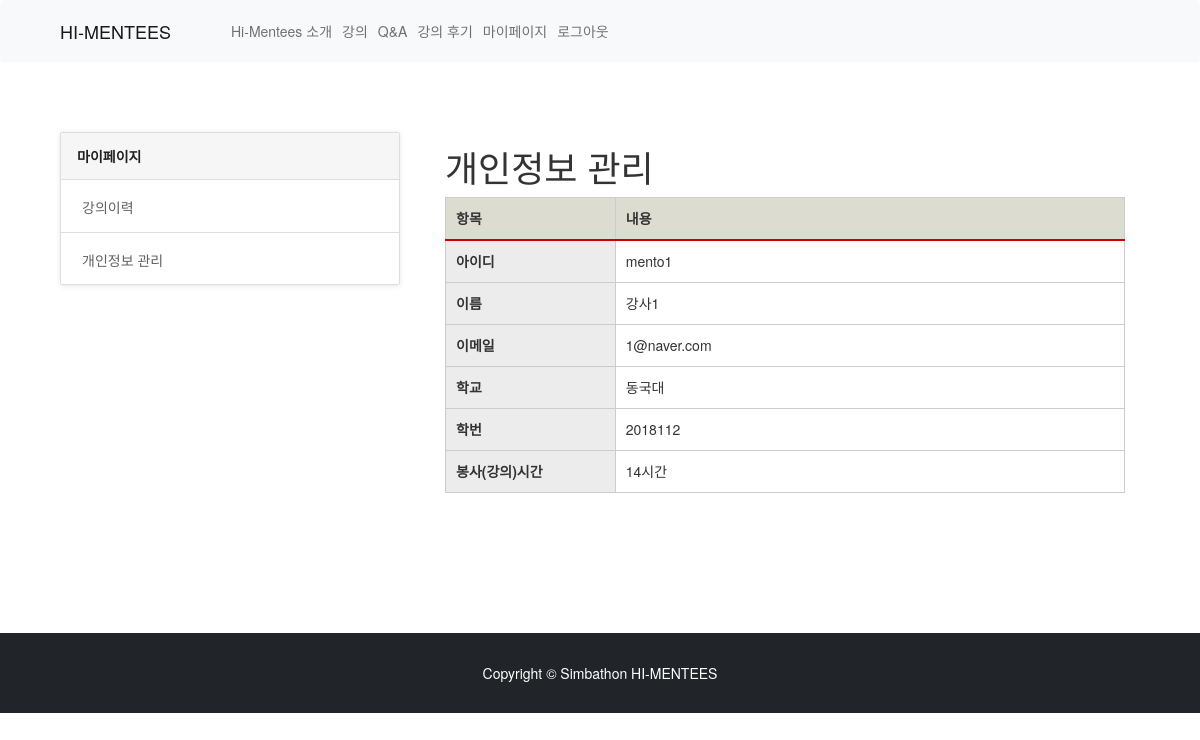
The page /myPage/Profile/ (signed in) on the database its author committed.
### accounts/models.py (models this page shows, shortened)
class UserProfile(models.Model):
    JOB_CHOICE = (
        ('학생', '학생'),
        ('강사', '강사'),
    )
    user = models.OneToOneField(User, on_delete=models.CASCADE)
    name = models.CharField(max_length=30, default='')
    email = models.EmailField(max_length=20,default='')
    job = models.CharField(max_length=2, choices= JOB_CHOICE)
    school = models.CharField(max_length=30, default='')
    grade = models.CharField(max_length=30, default='')
    school_id = models.CharField(max_length=30,default='')
    interests = models.CharField(max_length=30,default='')
    service_hour = models.IntegerField(default=0)
    admin_approved = models.BooleanField(default=False)
    class Meta:
        ordering = ['id']
        db_table = 'user_profile'
        verbose_name = 'User Profile'
        verbose_name_plural = 'User Profile'

### myPage/views.py (the view)
# urls.py: path('Profile/', views.profile, name = "profile"),
def profile(request):
    check = request.user.email
    profiles = UserProfile.objects.get(email = check)
    return render(request,'myPage/myPageProfile.html', {'profiles': profiles})

### myPage/templates/myPage/myPageProfile.html (shortened to what this page needs)
{% extends "base.html" %}
{% load static %}
{% block content %}
<link rel='stylesheet prefetch' href='https://maxcdn.bootstrapcdn.com/bootstrap/3.3.6/css/bootstrap.min.css'>
<link rel='stylesheet prefetch' href='https://files.krve.io/f/eyespot.css'>
<link rel='stylesheet prefetch' href='https://cdn.cloudcache.dk/materialdesignicons/1.6.50/css/materialdesignicons.min.css'>
<div class="container" style="margin-top: 5em; margin-bottom: 10em;">
    <div class="col-md-4">
      {% if profiles.job == "학생" %}
      <ul class="list-group help-group">
        <div class="faq-list list-group nav nav-tabs">
          <a href="{% url 'myPage:mypage' %}" class="list-group-item active" role="tab" data-toggle="tab">
            마이페이지
          </a>
          <a href="{% url 'myPage:enrol_list' %}" class="list-group-item" role="tab" data-toggle="tab">
            <i class="mdi mdi-star"></i> 신청강의목록
          </a>
          <a href="{% url 'myPage:finish_list' %}" class="list-group-item" role="tab" data-toggle="tab">
            <i class="mdi mdi-star"></i> 수강이력
          </a>
          <a href="{% url 'myPage:review' %}" class="list-group-item" role="tab" data-toggle="tab">
            <i class="mdi mdi-account"></i> 강사진/강의 후기작성
          </a>
          <a href="{% url 'myPage:qna' %}" class="list-group-item" role="tab" data-toggle="tab">
            <i class="mdi mdi-account-settings"></i> 나의 Q&A
          </a>
          <a href="{% url 'myPage:profile' %}" class="list-group-item" role="tab" data-toggle="tab">
            <i class="mdi mdi-star"></i> 개인정보 관리
          </a>
        </div>
      </ul>
      {% else %}
      <ul class="list-group help-group">
        <div class="faq-list list-group nav nav-tabs">
          <a href="{% url 'myPage:mypage' %}" class="list-group-item active" role="tab" data-toggle="tab">
            마이페이지
          </a>
          <a href="{% url 'myPage:lectured_list' %}" class="list-group-item" role="tab" data-toggle="tab">
             강의이력
          </a>
          <a href="{% url 'myPage:profile' %}" class="list-group-item" role="tab" data-toggle="tab">
             개인정보 관리
          </a>
        </div>
      </ul>
      {% endif %}
    </div>
    <div class="col-md-8">
        <div class="container-fluid">
            <h1 class="mt-4">개인정보 관리</h1>
            <table class="profile" style="margin: 0 0 0 0; width: 100%;">
                <thead>
                <tr>
                  <th scope="cols" width=25%>항목</th>
                  <th scope="cols">내용</th>
                </tr>
                </thead>
                <tbody>
                <form action="" method="post">
                <tr>
                  <th scope="row">아이디</th>
                  <td>{{ profiles.user }}</td>
                </tr>
                <tr>
                  <th scope="row">이름</th>
                  <td>{{ profiles.name }}</td>
                </tr>
                <tr>
                    <th scope="row">이메일</th>
                    <td>{{ profiles.email }}</td>
                  </tr>
                  <tr>
                    <th scope="row">학교</th>
                    <td>{{ profiles.school }}</td>
                  </tr>
                  <tr>
                    <th scope="row">학번</th>
                    <td>{{profiles.school_id}}</td>
                  </tr>
                  {% if profiles.job == "강사" %}
                  <tr>
                    <th scope="row">봉사(강의)시간</th>
                    <td>{{profiles.service_hour}}시간</td>
                  </tr>
                  {% endif %}
                </form>
                </tbody>
            </table>
        </div>
    </div>
</div>
{%endblock%}

### myPage/templates/myPage/myPageProfile.html (style rules this page uses)
.list-group.help-group { margin-bottom: 20px; padding-left: 0; margin: 0; }
.list-group.help-group .faq-list { display: block; top: auto; margin: 0 0 32px; border-radius: 2px; border: 1px solid #ddd; box-shadow: 0 1px 5px rgba(85, 85, 85, 0.15); }
.list-group.help-group .faq-list .list-group-item { position: relative; display: block; margin: 0; padding: 13px 16px; background-color: #fff; border: 0; border-bottom: 1px solid #ddd; border-top-left-radius: 2px; border-top-right-radius: 2px; color: #616161; transition: background-color .2s; }
.list-group.help-group .faq-list .list-group-item.active { background-color: #f6f6f6; font-weight: 700; color: rgba(0, 0, 0, 0.87); }
.list-group.help-group .faq-list .list-group-item:last-of-type { border-bottom-left-radius: 2px; border-bottom-right-radius: 2px; border-bottom: 0; }

### rows shown on the page
UserProfile: user "mento1", name "강사1", email "1@naver.com", school "동국대", school_id "2018112", service_hour "14"
